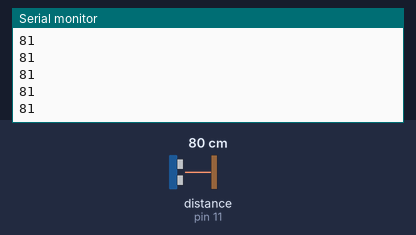
Bench run of a sketch on a simulated Arduino Uno, built with avr-gcc and run on an emulated ATmega328P. Shown: the last lines printed to the serial monitor. The test bench sets the inputs (shaded band); at power-on: distance to the obstacle (sensor on pin 11) 80 cm. The echo pulse lasts 58.3 µs per cm.

Above: at 1.2 s.
1.3 s: distance to the obstacle (sensor on pin 11) set to 2 cm
At 2.2 s:
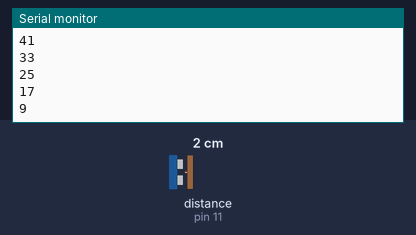
2.8 s: distance to the obstacle (sensor on pin 11) set to 9 cm
At 3.12 s:
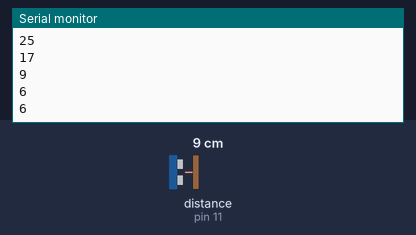
Timing chart, 0 to 5.8 s (numbered marks = the images above; inputs shaded):
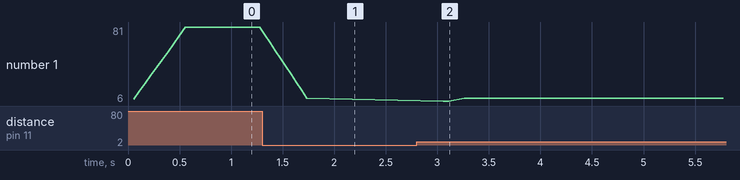

The sketch:

soundHallSonar.ino
```cpp
#include <NewPing.h>


#define TRIGGER_PIN  12  // Arduino pin tied to trigger pin on the ultrasonic sensor.
#define ECHO_PIN     11  // Arduino pin tied to echo pin on the ultrasonic sensor.
#define MAX_DISTANCE 240 // Maximum distance to ping for (in centimeters). Maximum sensor distance is rated at 400-500cm.

NewPing sonar(TRIGGER_PIN, ECHO_PIN, MAX_DISTANCE); // NewPing setup of pins and maximum distance.

//variables for smoothing functions
const int numReadings = 10;

int readings[numReadings];      // the readings from the analog input
int readIndex = 0;              // the index of the current reading
int total = 0;                  // the running total
int average = 0;                // the average


void setup() {
  Serial.begin(115200);
  //initialize smoothing array
  for (int thisReading = 0; thisReading < numReadings; thisReading++)
    readings[thisReading] = 0;
}

void loop() {
  delay(50);                      // Wait 50ms between pings
  float uS = sonar.ping_cm();
  //smooth the signal
   // subtract the last reading:
  total= total - readings[readIndex];
  // read from the sensor:
  readings[readIndex] = uS;
  // add the reading to the total:
  total= total + readings[readIndex];
  // advance to the next position in the array:
  readIndex = readIndex + 1;

  // if we're at the end of the array...
  if (readIndex >= numReadings)
    // ...wrap around to the beginning:
    readIndex = 0;

  // calculate the average:
  average = total / numReadings;

  if(average > 5){
    Serial.println(average);
  }
}
```

Measured:
- after the input at 1.3 s, the serial monitor: prints a new line at once (image 1)
- after the input at 2.8 s, the serial monitor: prints a new line after 0.26 s (image 2)
- plotted number 1: 81 → 9 after the input at 1.3 s
